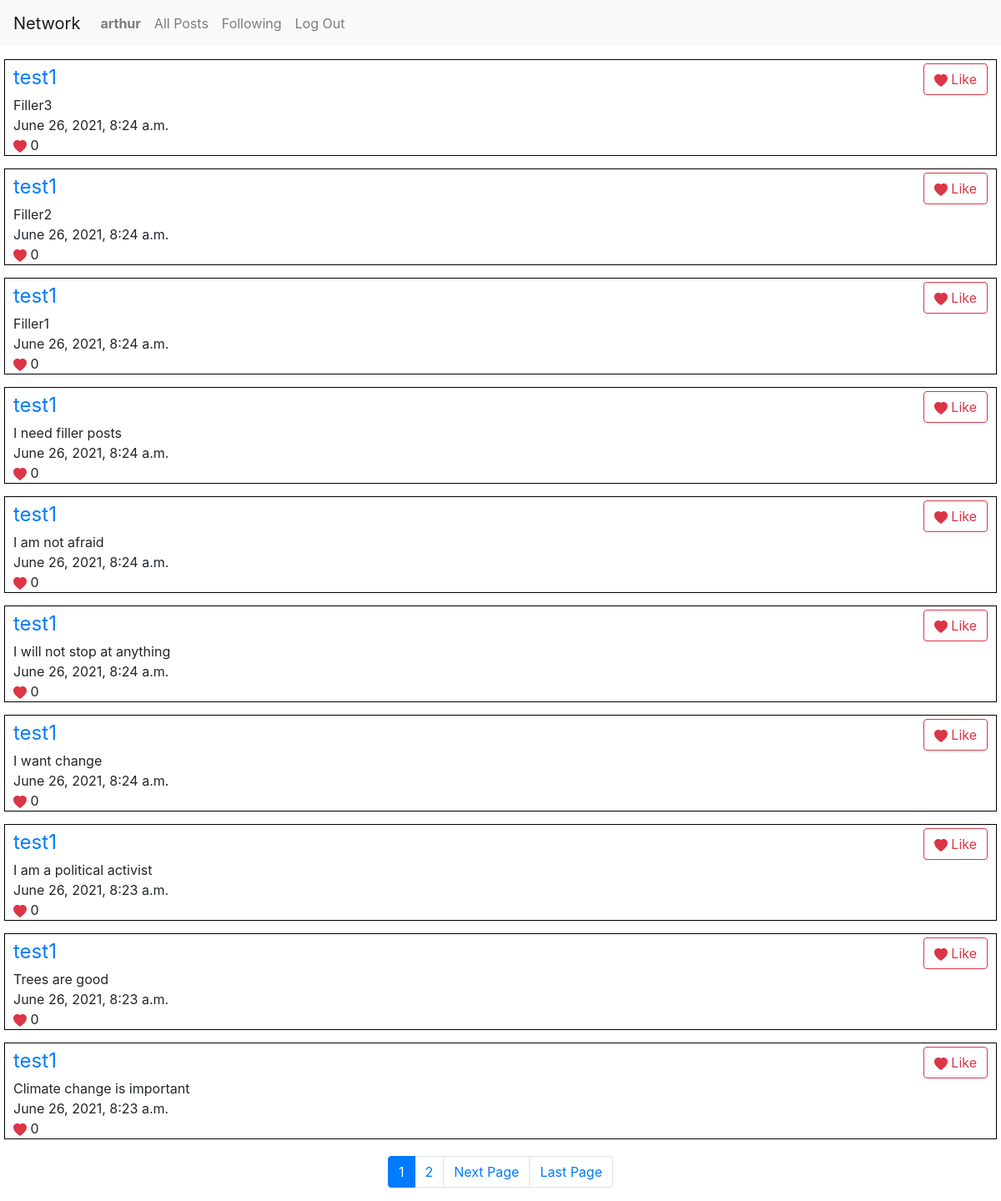
The app's page /all-posts (signed in) with its own data.
### network/models.py (models this page shows)
class User(AbstractUser):
    follows = models.ManyToManyField(
        "User",
        blank=True,
        related_name="followers"
    )

class Post(models.Model):
    user = models.ForeignKey(
        User,
        on_delete=CASCADE, related_name="posts")
    text = models.CharField(
        max_length=1000,
        verbose_name="Post:"
    )
    likes = models.ManyToManyField(
        User,
        blank=True,
        related_name="likedPosts"
    )
    date = models.DateTimeField(
        verbose_name="Published:",
        auto_now_add=True,
        blank=True
    )

### network/views.py (the view)
# urls.py: path("all-posts", views.all_posts, name="all-posts"),
def all_posts(request, page_num=1):
    posts = Post.objects.all().order_by("-date")
    p = Paginator(posts, 10)
    return render(request, "network/all-posts.html", {
        "posts": p.page(page_num),
        "edit_post_form": EditForm(),
        "base_url": reverse("all-posts")
    })

### network/templates/network/all-posts.html
{% extends "network/layout.html" %}
{% block body %}
    {% include "network/posts.html" %}
{% endblock %}

### network/templates/network/layout.html (shortened to what this page needs)
{% load static %}
<!DOCTYPE html>
<html lang="en">
    <head>
        <link rel="stylesheet" href="https://stackpath.bootstrapcdn.com/bootstrap/4.4.1/css/bootstrap.min.css">
        <link rel="stylesheet" href="https://cdn.jsdelivr.net/npm/bootstrap-icons@1.5.0/font/bootstrap-icons.css">
        <link href="{% static 'network/styles.css' %}" rel="stylesheet">
    </head>
    <body>
        <nav class="navbar navbar-expand-lg navbar-light bg-light">
            <a class="navbar-brand" href="{%url "index"%}">Network</a>
            <div>
              <ul class="navbar-nav mr-auto">
                {% if user.is_authenticated %}
                    <li class="nav-item">
                        <a class="nav-link" href="{% url 'user-profile' user.id%}"><strong>{{ user.username }}</strong></a>
                    </li>
                {% endif %}
                <li class="nav-item">
                  <a class="nav-link" href="{% url 'all-posts' %}">All Posts</a>
                </li>
                {% if user.is_authenticated %}
                    <li class="nav-item">
                        <a class="nav-link" href="{% url 'following-posts' %}">Following</a>
                    </li>
                    <li class="nav-item">
                        <a class="nav-link" href="{% url 'logout' %}">Log Out</a>
                    </li>
                {% endif %}
              </ul>
            </div>
          </nav>
        <div class="body">
            {% block body %}
            {% endblock %}
        </div>
    </body>
</html>

### network/templates/network/posts.html (shortened to what this page needs)
<div class="posts-cont">
  {% for post in posts.object_list %}
  <div class="post-cont">
    <div class="header">
      <a href="{% url 'user-profile' post.user.id%}" class="user">{{post.user}}</a>
      {% if user.is_authenticated %}
        <button class="btn btn-outline-danger like-btn" value="{{post.id}}">
          <svg xmlns="http://www.w3.org/2000/svg" width="16" height="16" fill="currentColor" class="bi bi-heart-fill" viewBox="0 0 16 16">
            <path fill-rule="evenodd" d="M8 1.314C12.438-3.248 23.534 4.735 8 15-7.534 4.736 3.562-3.248 8 1.314z"/>
          </svg>
          {% if user in post.likes.all %}
          Unlike
          {% else %}
          Like
          {% endif %}
        </button>
      {% endif %}
    </div>
    <div class="text">{{post.text}}</div>
    <div class="date">{{post.date}}</div>
    <div class="likes">
      <svg xmlns="http://www.w3.org/2000/svg" width="16" height="16" fill="currentColor" class="bi bi-heart-fill" viewBox="0 0 16 16">
        <path fill-rule="evenodd" d="M8 1.314C12.438-3.248 23.534 4.735 8 15-7.534 4.736 3.562-3.248 8 1.314z"/>
      </svg>
      {{post.likes.count}}
    </div>
  </div>
  {% empty %}
    <h1>There are no posts</h1>
  {% endfor %}
  <nav aria-label="Page navigation" >
    <ul class="pagination">
      {% for page_num in posts.paginator.page_range %}
        {% if page_num == posts.number %}
          <li class="page-item active">
            <a href="#" class="page-link">{{page_num}}</a>
          </li>
        {% else %}
          <li class="page-item">
            <a href="{{base_url}}/{{page_num}}" class="page-link">{{page_num}}</a>
          </li>
        {% endif %}
      {% endfor %}
      {% if posts.has_next %}
        <li class="page-item">
          <a href="{{base_url}}/{{posts.next_page_number}}" class="page-link">Next Page</a>
        </li>
        <li class="page-item">
          <a href="{{base_url}}/{{posts.paginator.num_pages}}" class="page-link">Last Page</a>
        </li>
      {% endif %}
    </ul>
  </nav>
</div>

### network/static/network/styles.css (style rules this page uses)
.posts-cont .post-cont { border: 1px solid black; display: -ms-grid; display: grid; padding-left: 10px; margin-top: 15px; margin-left: 5px; margin-right: 5px; }
.posts-cont .header { display: -webkit-box; display: -ms-flexbox; display: flex; -webkit-box-orient: horizontal; -webkit-box-direction: normal; -ms-flex-direction: row; flex-direction: row; -webkit-box-align: center; -ms-flex-align: center; align-items: center; }
.posts-cont .header .user { font-size: 1.5em; }
.posts-cont .header .btn { margin-right: 10px; margin-top: 4px; }
.posts-cont .header .user { -webkit-box-flex: 1; -ms-flex-positive: 1; flex-grow: 1; }
.posts-cont .likes svg { color: #dc3545; }
nav .pagination { -webkit-box-pack: center; -ms-flex-pack: center; justify-content: center; margin-top: 20px; }

### records on screen
User: username "arthur"
Post: user "test1", shows "Like", text "Filler3", date "June 26, 2021, 8:24 a.m.", likes.count "0"
Post: user "test1", shows "Like", text "Filler2", date "June 26, 2021, 8:24 a.m.", likes.count "0"
Post: user "test1", shows "Like", text "Filler1", date "June 26, 2021, 8:24 a.m.", likes.count "0"
Post: user "test1", shows "Like", text "I need filler posts", date "June 26, 2021, 8:24 a.m.", likes.count "0"
Post: user "test1", shows "Like", text "I am not afraid", date "June 26, 2021, 8:24 a.m.", likes.count "0"
Post: user "test1", shows "Like", text "I will not stop at anything", date "June 26, 2021, 8:24 a.m.", likes.count "0"
Post: user "test1", shows "Like", text "I want change", date "June 26, 2021, 8:24 a.m.", likes.count "0"
Post: user "test1", shows "Like", text "I am a political activist", date "June 26, 2021, 8:23 a.m.", likes.count "0"
Post: user "test1", shows "Like", text "Trees are good", date "June 26, 2021, 8:23 a.m.", likes.count "0"
Post: user "test1", shows "Like", text "Climate change is important", date "June 26, 2021, 8:23 a.m.", likes.count "0"

### other values on screen
{{ page_num }} "1"
{{ page_num }} "2"
